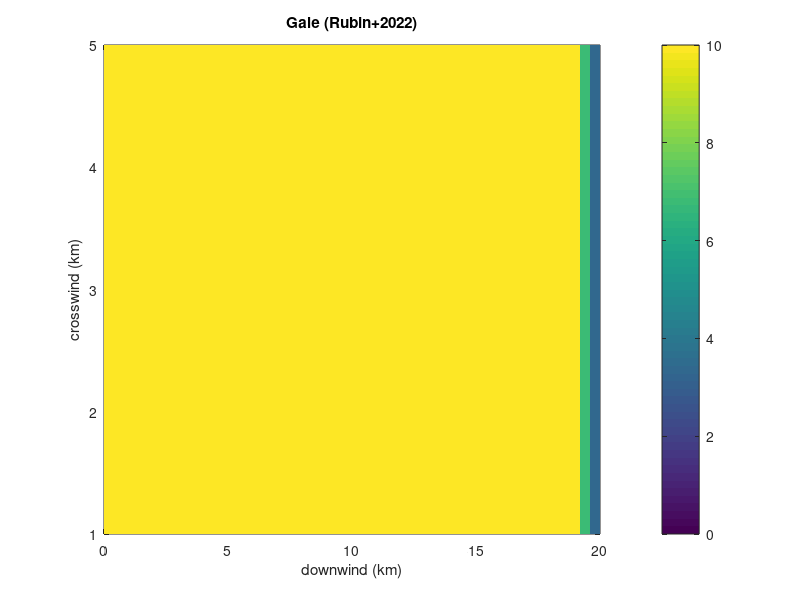

MATLAB code to generate this figure: (Note: this script raises an error after producing the figure.)
clc
clear
close all

addpath(fullfile('..','..','data','Mars','StevensRubin2022'))
addpath(fullfile('..','..','planetwaves'))
addpath(fullfile('..','..','planetwaves','pre_analysis/'))

max_depth = 10;

%downwind
x = linspace(0, 20000, 50); 
% crosswind
y = 1:5; 

depth = zeros(length(y), length(x));

% slope is discontinous
fetch = 20*1000;
slope_break = 18800;
flat_region = x <= slope_break; 
slope_region = x > slope_break;

% depth only varying in downwind
depth(:, flat_region) = max_depth; 

% Linear slope in the last 1.2 km 
depth(:, slope_region) = repmat(max_depth * (1 - (x(slope_region) - slope_break) / (fetch-slope_break)), length(y), 1);

% Create meshgrid for plotting
[X, Y] = meshgrid(x / 1000, y); % Convert to km

% Plot surface
figure;
h = pcolor(X, Y, depth);
set(h,'EdgeColor','none');
xlabel('downwind (km)');
ylabel('crosswind (km)');
zlabel('Depth (m)');
title('Gale (Rubin+2022)');
colorbar;
hold on;
xline(0:1.2:18)


planet_to_run = 'Mars-high';
time_to_run = 2*60;
test_speeds = [1.8 2.15 4.3 8.6 17.2];
wind_direction = 0;
buoy_loc = [48 2];

[Planet,Model,Wind,Uniflow,Etc] = initalize_model(planet_to_run,time_to_run,wind_direction,depth,buoy_loc);
Model.gridX = 400;                                              
Model.gridY = 10*1000;  
Model.Fdim = 24;
Model.min_freq = 0.05;                                                     % minimum frequency to model
Model.max_freq = 1;  
Planet.surface_press = 60000; % 600 mbar
Planet.surface_temp = 273;
make_input_map(Planet,Model,Wind)

for i = 1:numel(test_speeds)

    Wind.speed = test_speeds(i);
    Model = calc_cutoff_freq(Planet,Model,Wind);

    [myHsig{i}, htgrid{i}, wn_e_spectrum, ~ , ~ , ~, ~] = makeWaves(Planet, Model, Wind, Uniflow, Etc);  
    if ~isempty(wn_e_spectrum{end})
        energy{i} = squeeze(sum(wn_e_spectrum{end}.E(Model.long,Model.lat,:,:),4));
        wn{i} = squeeze(sum(wn_e_spectrum{end}.k(Model.long,Model.lat,:,:),4));
        cg{i} = squeeze(sum(wn_e_spectrum{end}.cg(Model.long,Model.lat,:,:),4));
        if numel(htgrid{i}{end}) > 0
            h_v_fetch(i,:) = htgrid{i}{end}(:,buoy_loc(2));
        else
            h_v_fetch(i,:) = NaN(50,1);
        end
    end
end
%make_plots(Planet,Model,Wind,test_speeds,myHsig, htgrid,energy,wn)


load('stevensrubins2022.mat')
x_SWAN = (marswaveparams.distance_km);
H_SWAN = (marswaveparams.hsig_m);

% p6_u7p5 = marswaveparams.pressure_mbar==6 & marswaveparams.wind_speed_ms==7.5;
% x_SWAN_p6_u7p5 = x_SWAN(p6_u7p5);
% H_SWAN_p6_u7p5 = H_SWAN(p6_u7p5);
% 
% p6_u15 = marswaveparams.pressure_mbar==6 & marswaveparams.wind_speed_ms==15;
% x_SWAN_p6_u15 = x_SWAN(p6_u15);
% H_SWAN_p6_u15 = H_SWAN(p6_u15);
% 
% p6_u30 = marswaveparams.pressure_mbar==6 & marswaveparams.wind_speed_ms==30;
% x_SWAN_p6_u30 = x_SWAN(p6_u30);
% H_SWAN_p6_u30 = H_SWAN(p6_u30);
% 
% p6_u60 = marswaveparams.pressure_mbar==6 & marswaveparams.wind_speed_ms==60;
% x_SWAN_p6_u60 = x_SWAN(p6_u60);
% H_SWAN_p6_u60 = H_SWAN(p6_u60);
% 
% p6_u120 = marswaveparams.pressure_mbar==6 & marswaveparams.wind_speed_ms==120;
% x_SWAN_p6_u120 = x_SWAN(p6_u120);
% H_SWAN_p6_u120 = H_SWAN(p6_u120);
% 
% figure;
% plot(x_SWAN_p6_u7p5,H_SWAN_p6_u7p5);
% hold on
% plot(x_SWAN_p6_u15,H_SWAN_p6_u15);
% plot(x_SWAN_p6_u30,H_SWAN_p6_u30);
% plot(x_SWAN_p6_u60,H_SWAN_p6_u60);
% plot(x_SWAN_p6_u120,x_SWAN_p6_u120);
% 
% 
% p60_u3p67 = marswaveparams.pressure_mbar==60 & marswaveparams.wind_speed_ms==3.67;
% x_SWAN_p60_u3p67 = x_SWAN(p60_u3p67);
% H_SWAN_p60_u3p67 = H_SWAN(p60_u3p67);
% 
% p60_u7p35 = marswaveparams.pressure_mbar==60 & marswaveparams.wind_speed_ms==7.35;
% x_SWAN_p60_u7p35 = x_SWAN(p60_u7p35);
% H_SWAN_p60_u7p35 = H_SWAN(p60_u7p35);
% 
% p60_u14p7 = marswaveparams.pressure_mbar==60 & marswaveparams.wind_speed_ms==14.7;
% x_SWAN_p60_u14p7 = x_SWAN(p60_u14p7);
% H_SWAN_p60_u14p7 = H_SWAN(p60_u14p7);
% 
% p60_u29p4 = marswaveparams.pressure_mbar==60 & marswaveparams.wind_speed_ms==29.4;
% x_SWAN_p60_u29p4 = x_SWAN(p60_u29p4);
% H_SWAN_p60_u29p4 = H_SWAN(p60_u29p4);
% 
% p60_u58p8 = marswaveparams.pressure_mbar==60 & marswaveparams.wind_speed_ms==58.8;
% x_SWAN_p60_u58p8 = x_SWAN(p60_u58p8);
% H_SWAN_p60_u58p8 = H_SWAN(p60_u58p8);
% 
% 
% plot(x_SWAN_p60_u3p67,H_SWAN_p60_u3p67,'--');
% plot(x_SWAN_p60_u7p35,H_SWAN_p60_u7p35,'--');
% plot(x_SWAN_p60_u14p7,H_SWAN_p60_u14p7,'--');
% plot(x_SWAN_p60_u29p4,H_SWAN_p60_u29p4,'--');
% plot(x_SWAN_p60_u58p8,H_SWAN_p60_u58p8,'--');

clr = ['r','g','b','c','m'];
figure;
hold on;
for i = 1:numel(test_speeds)
    plot(x./1000,h_v_fetch(i,:),'-','Color',clr(i),'LineWidth',3)
 
end

p600_u1p08 = marswaveparams.pressure_mbar==600 & marswaveparams.wind_speed_ms==1.08;
x_SWAN_p600_u1p08 = x_SWAN(p600_u1p08);
H_SWAN_p600_u1p08 = H_SWAN(p600_u1p08);

p600_u2p15 = marswaveparams.pressure_mbar==600 & marswaveparams.wind_speed_ms==2.15;
x_SWAN_p600_u2p15 = x_SWAN(p600_u2p15);
H_SWAN_p600_u2p15 = H_SWAN(p600_u2p15);

p600_u4p3 = marswaveparams.pressure_mbar==600 & marswaveparams.wind_speed_ms==4.3;
x_SWAN_p600_u4p3 = x_SWAN(p600_u4p3);
H_SWAN_p600_u4p3 = H_SWAN(p600_u4p3);

p600_u8p6 = marswaveparams.pressure_mbar==600 & marswaveparams.wind_speed_ms==8.6;
x_SWAN_p600_u8p6 = x_SWAN(p600_u8p6);
H_SWAN_p600_u8p6 = H_SWAN(p600_u8p6);

p600_u17p2 = marswaveparams.pressure_mbar==600 & marswaveparams.wind_speed_ms==17.2;
x_SWAN_p600_u17p2 = x_SWAN(p600_u17p2);
H_SWAN_p600_u17p2 = H_SWAN(p600_u17p2);

plot(x_SWAN_p600_u1p08,H_SWAN_p600_u1p08,':','Color',clr(1),'LineWidth',3);
plot(x_SWAN_p600_u2p15,H_SWAN_p600_u2p15,':','Color',clr(2),'LineWidth',3);
plot(x_SWAN_p600_u4p3,H_SWAN_p600_u4p3,':','Color',clr(3),'LineWidth',3);
plot(x_SWAN_p600_u8p6,H_SWAN_p600_u8p6,':','Color',clr(4),'LineWidth',3);
plot(x_SWAN_p600_u17p2,H_SWAN_p600_u17p2,':','Color',clr(5),'LineWidth',3);
title('P = 600 mbar')
xlabel('fetch [km]')
ylabel('wave height [m]')



% legend('u = 7.5','u = 15','u = 30','u = 60','u = 120','u = 3.67','u = 7.35','u = 14.7','u = 29.4','u = 58.8','u = 1.08','u = 2.15','u = 4.3','u = 8.6','u = 17.2')



